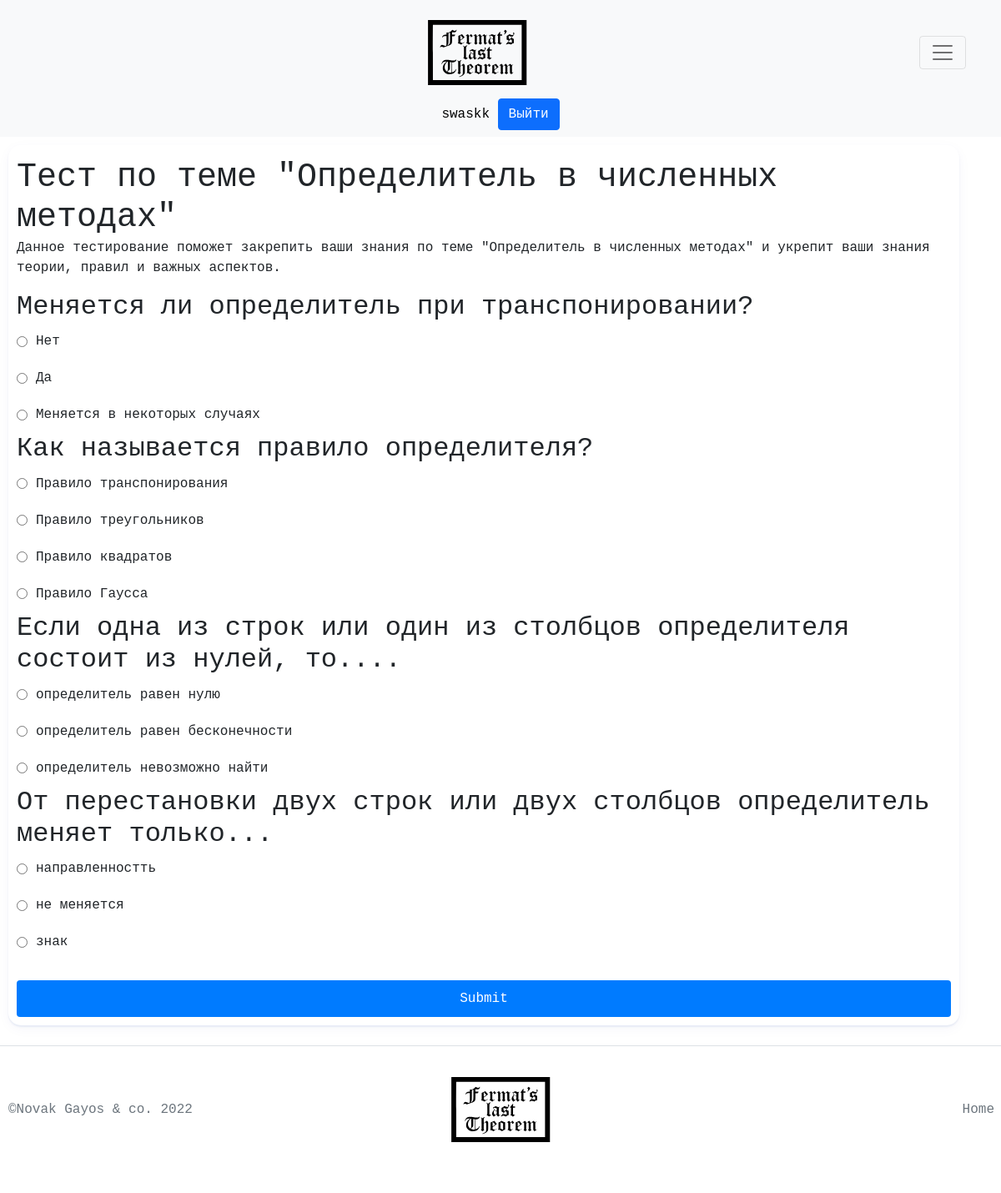
Screenshot of /quiz/2/ (signed in) with the database file from the repository.
### main/models.py (models this page shows, shortened)
class Quiz(models.Model):
    title = models.CharField(max_length=100)
    description = models.TextField()

class Question(models.Model):
    quiz = models.ForeignKey(Quiz, on_delete=models.CASCADE)
    text = models.TextField()

class Answer(models.Model):
    question = models.ForeignKey(Question,on_delete=models.CASCADE)
    text = models.CharField(max_length=200)
    is_correct = models.BooleanField(default=False)

### main/views.py (the view)
# urls.py: path('quiz/<int:quiz_id>/', views.quiz, name='quiz'),
@login_required
def quiz(request, quiz_id):
    quiz = Quiz.objects.get(id=quiz_id)
    questions = Question.objects.filter(quiz=quiz)
    return render(request, 'pages/quiz.html', {'quiz': quiz, 'questions': questions})

### main/templates/pages/quiz.html (shortened to what this page needs)
{% load static %}
<!doctype html>
<html>
<head>
	<link href="https://cdn.jsdelivr.net/npm/bootstrap@5.0.2/dist/css/bootstrap.min.css" rel="stylesheet"/>
	<link href="https://unpkg.com/aos@2.3.1/dist/aos.css" rel="stylesheet"/>
	<link rel="stylesheet" type="text/css" href="{% static 'css/quiz.css' %}"/>
	<link rel="stylesheet" type="text/css" href="{% static 'css/footer.css' %}"/>
</head>
<body class="h-100">
	{% include "header.html" %}
	{% block content %}
    <div class="card2">
    <h1>{{ quiz.title }}</h1>
<p>{{ quiz.description }}</p>
<form method="post" action="{% url 'submit_quiz' quiz.id %}">
  {% for question in questions %}
    <h2>{{ question.text }}</h2>
    {% for answer in question.answer_set.all %}
      <label>
        <input type="radio" name="answer_{{ question.id }}" value="{{ answer.id }}">
        {{ answer.text }}
      </label>
    {% endfor %}
  {% endfor %}
  <br>
  <button type="submit">Submit</button>
</form>
</div>
	{% endblock content %}
	{% include "footer.html" %}
</body>
</html>

### main/templates/header.html (shortened to what this page needs)
{% load static %}
<nav class="navbar navbar-light bg-light">
  <div class="container">
    <a href="/" class="navbar-brand mx-auto">
      <img src="{% static 'imgs\logoPet.svg' %}" width="120" height="100">
    </a>
    <button class="navbar-toggler" type="button" data-bs-toggle="collapse" data-bs-target="#navbarNavAltMarkup"
      aria-controls="navbarNavAltMarkup" aria-expanded="false" aria-label="Toggle navigation">
      <span class="navbar-toggler-icon"></span>
    </button>
  </div>
  <div class="mx-auto">
    {% if request.user.is_authenticated %}
    <a href="/profile/" class="profile_link">{{ request.user.username }}</a>
    <a class="btn btn-primary" href="/logout/">Выйти</a>
    {% else %}
    <a class="btn btn-outline-danger me-2" href="/login/">Войти</a>
    <a class="btn btn-outline-warning" href="/registration/">Регистрация</a>
    {% endif %}
  </div>
</nav>

### static/css/quiz.css (style rules this page uses)
body { font-family: 'Courier New', Courier, monospace; font-size: 16px; }
h1, h2 { margin: 0; }
form { display: flex; flex-direction: column; }
label { display: flex; align-items: center; margin: 10px 0; }
input[type="radio"] { margin-right: 10px; }
button[type="submit"] { padding: 10px; background-color: #007bff; color: #fff; border: none; border-radius: 4px; cursor: pointer; }
.card2 { background: white; width: 95%; height: 40%; margin: 10px; border-radius: 15px; box-shadow: 0 4px 16px rgb(0 51 153 / 4%), 0 2px 2px rgb(0 51 153 / 8%); padding: 10px; padding-top: 15px; }
.profile_link { text-decoration: none; color: black; }

### rows the page displays
Quiz: title "Тест по теме \"Определитель в численных методах\"", description "Данное тестирование поможет закрепить ваши знания по теме \"Определитель в численных методах\" и укрепит ваши знания теории, правил и важных аспектов."
Question: text "Меняется ли определитель при транспонировании?"
Answer: text "Нет"
Answer: text "Да"
Answer: text "Меняется в некоторых случаях"
Question: text "Как называется правило определителя?"
Answer: text "Правило транспонирования"
Answer: text "Правило треугольников"
Answer: text "Правило квадратов"
Answer: text "Правило Гаусса"
Question: text "Если одна из строк или один из столбцов определителя состоит из нулей, то...."
Answer: text "определитель равен нулю"
Answer: text "определитель равен бесконечности"
Answer: text "определитель невозможно найти"
Question: text "От перестановки двух строк или двух столбцов определитель меняет только..."
Answer: text "направленностть"
Answer: text "не меняется"
Answer: text "знак"

### other values shown
{{ request.user.username }} "swaskk"
